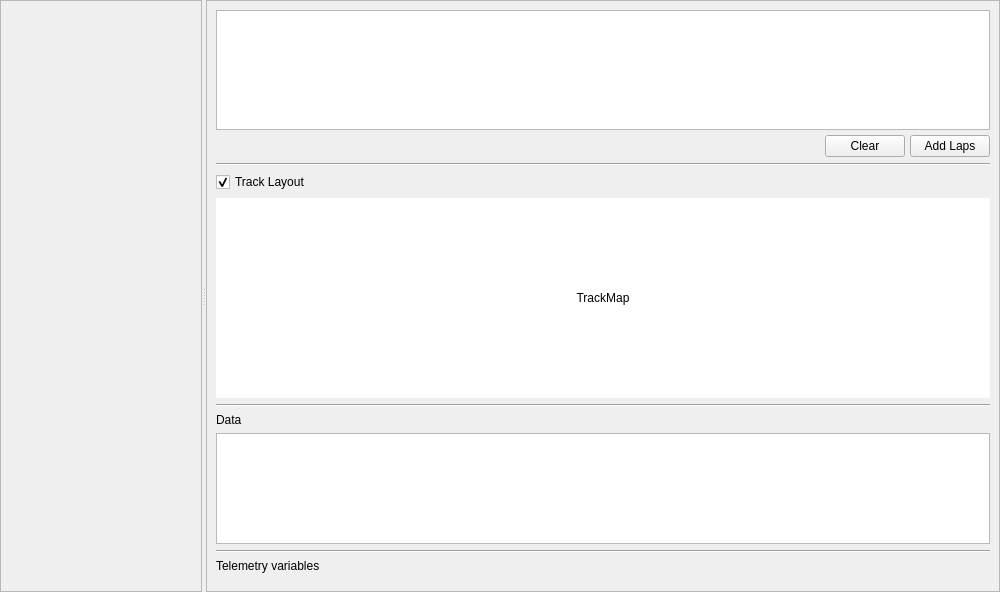
<?xml version="1.0" encoding="UTF-8"?>
<ui version="4.0">
 <class>CompareTelemetryWidget</class>
 <widget class="QWidget" name="CompareTelemetryWidget">
  <property name="geometry">
   <rect>
    <x>0</x>
    <y>0</y>
    <width>1000</width>
    <height>592</height>
   </rect>
  </property>
  <property name="windowTitle">
   <string>Form</string>
  </property>
  <layout class="QVBoxLayout" name="verticalLayout">
   <property name="leftMargin">
    <number>0</number>
   </property>
   <property name="topMargin">
    <number>0</number>
   </property>
   <property name="rightMargin">
    <number>0</number>
   </property>
   <property name="bottomMargin">
    <number>0</number>
   </property>
   <item>
    <widget class="QSplitter" name="splitter">
     <property name="orientation">
      <enum>Qt::Horizontal</enum>
     </property>
     <widget class="QWidget" name="graphAreaWidget" native="true">
      <property name="sizePolicy">
       <sizepolicy hsizetype="Expanding" vsizetype="Preferred">
        <horstretch>0</horstretch>
        <verstretch>0</verstretch>
       </sizepolicy>
      </property>
      <layout class="QVBoxLayout" name="graphAreaLayout">
       <property name="leftMargin">
        <number>0</number>
       </property>
       <property name="topMargin">
        <number>0</number>
       </property>
       <property name="rightMargin">
        <number>0</number>
       </property>
       <property name="bottomMargin">
        <number>0</number>
       </property>
       <item>
        <widget class="QScrollArea" name="scrollArea">
         <property name="widgetResizable">
          <bool>true</bool>
         </property>
         <widget class="QWidget" name="scrollAreaWidgetContents">
          <property name="geometry">
           <rect>
            <x>0</x>
            <y>0</y>
            <width>197</width>
            <height>590</height>
           </rect>
          </property>
          <layout class="QVBoxLayout" name="verticalLayout_4">
           <property name="leftMargin">
            <number>0</number>
           </property>
           <property name="topMargin">
            <number>0</number>
           </property>
           <property name="rightMargin">
            <number>0</number>
           </property>
           <property name="bottomMargin">
            <number>0</number>
           </property>
           <item>
            <layout class="QVBoxLayout" name="graphLayout">
             <property name="spacing">
              <number>0</number>
             </property>
            </layout>
           </item>
          </layout>
         </widget>
        </widget>
       </item>
      </layout>
     </widget>
     <widget class="QFrame" name="frame">
      <property name="frameShape">
       <enum>QFrame::StyledPanel</enum>
      </property>
      <property name="frameShadow">
       <enum>QFrame::Raised</enum>
      </property>
      <layout class="QVBoxLayout" name="verticalLayout_2">
       <property name="spacing">
        <number>6</number>
       </property>
       <item>
        <layout class="QVBoxLayout" name="verticalLayout_3">
         <property name="spacing">
          <number>5</number>
         </property>
         <item>
          <widget class="QTableView" name="lapsTableView">
           <property name="sizePolicy">
            <sizepolicy hsizetype="Expanding" vsizetype="Minimum">
             <horstretch>0</horstretch>
             <verstretch>0</verstretch>
            </sizepolicy>
           </property>
           <property name="maximumSize">
            <size>
             <width>16777215</width>
             <height>120</height>
            </size>
           </property>
           <property name="selectionMode">
            <enum>QAbstractItemView::SingleSelection</enum>
           </property>
           <property name="selectionBehavior">
            <enum>QAbstractItemView::SelectRows</enum>
           </property>
           <property name="showGrid">
            <bool>false</bool>
           </property>
           <property name="wordWrap">
            <bool>false</bool>
           </property>
           <attribute name="horizontalHeaderVisible">
            <bool>false</bool>
           </attribute>
           <attribute name="horizontalHeaderStretchLastSection">
            <bool>false</bool>
           </attribute>
           <attribute name="verticalHeaderVisible">
            <bool>false</bool>
           </attribute>
           <attribute name="verticalHeaderDefaultSectionSize">
            <number>24</number>
           </attribute>
          </widget>
         </item>
         <item>
          <layout class="QHBoxLayout" name="horizontalLayout">
           <item>
            <spacer name="horizontalSpacer">
             <property name="orientation">
              <enum>Qt::Horizontal</enum>
             </property>
             <property name="sizeHint" stdset="0">
              <size>
               <width>40</width>
               <height>10</height>
              </size>
             </property>
            </spacer>
           </item>
           <item>
            <widget class="QPushButton" name="btnClear">
             <property name="text">
              <string>Clear</string>
             </property>
            </widget>
           </item>
           <item>
            <widget class="QPushButton" name="btnAddLaps">
             <property name="text">
              <string>Add Laps</string>
             </property>
            </widget>
           </item>
          </layout>
         </item>
        </layout>
       </item>
       <item>
        <widget class="Line" name="line">
         <property name="orientation">
          <enum>Qt::Horizontal</enum>
         </property>
        </widget>
       </item>
       <item>
        <widget class="QWidget" name="trackWidget" native="true">
         <layout class="QVBoxLayout" name="verticalLayout_7">
          <property name="leftMargin">
           <number>0</number>
          </property>
          <property name="topMargin">
           <number>0</number>
          </property>
          <property name="rightMargin">
           <number>0</number>
          </property>
          <property name="bottomMargin">
           <number>0</number>
          </property>
          <item>
           <widget class="QCheckBox" name="checkTrackLayout">
            <property name="text">
             <string>Track Layout</string>
            </property>
            <property name="checked">
             <bool>true</bool>
            </property>
           </widget>
          </item>
          <item>
           <widget class="QLabel" name="lblTrackMap">
            <property name="sizePolicy">
             <sizepolicy hsizetype="Preferred" vsizetype="Fixed">
              <horstretch>0</horstretch>
              <verstretch>0</verstretch>
             </sizepolicy>
            </property>
            <property name="minimumSize">
             <size>
              <width>0</width>
              <height>200</height>
             </size>
            </property>
            <property name="styleSheet">
             <string notr="true">background-color: white</string>
            </property>
            <property name="text">
             <string>TrackMap</string>
            </property>
            <property name="alignment">
             <set>Qt::AlignCenter</set>
            </property>
           </widget>
          </item>
          <item>
           <widget class="Line" name="line_3">
            <property name="orientation">
             <enum>Qt::Horizontal</enum>
            </property>
           </widget>
          </item>
         </layout>
        </widget>
       </item>
       <item>
        <widget class="QWidget" name="lapInfo" native="true">
         <property name="sizePolicy">
          <sizepolicy hsizetype="Preferred" vsizetype="Expanding">
           <horstretch>0</horstretch>
           <verstretch>0</verstretch>
          </sizepolicy>
         </property>
         <layout class="QVBoxLayout" name="verticalLayout_6">
          <property name="leftMargin">
           <number>0</number>
          </property>
          <property name="topMargin">
           <number>0</number>
          </property>
          <property name="rightMargin">
           <number>0</number>
          </property>
          <property name="bottomMargin">
           <number>0</number>
          </property>
          <item>
           <widget class="QLabel" name="lblDataName">
            <property name="text">
             <string>Data</string>
            </property>
           </widget>
          </item>
          <item>
           <widget class="QTreeWidget" name="infoTreeWidget">
            <property name="alternatingRowColors">
             <bool>true</bool>
            </property>
            <property name="uniformRowHeights">
             <bool>true</bool>
            </property>
            <property name="columnCount">
             <number>2</number>
            </property>
            <attribute name="headerVisible">
             <bool>false</bool>
            </attribute>
            <column>
             <property name="text">
              <string notr="true">1</string>
             </property>
            </column>
            <column>
             <property name="text">
              <string notr="true">2</string>
             </property>
            </column>
           </widget>
          </item>
         </layout>
        </widget>
       </item>
       <item>
        <widget class="Line" name="line_2">
         <property name="orientation">
          <enum>Qt::Horizontal</enum>
         </property>
        </widget>
       </item>
       <item>
        <widget class="QWidget" name="variablesWidget" native="true">
         <property name="sizePolicy">
          <sizepolicy hsizetype="Preferred" vsizetype="Preferred">
           <horstretch>0</horstretch>
           <verstretch>0</verstretch>
          </sizepolicy>
         </property>
         <layout class="QVBoxLayout" name="verticalLayout_5">
          <property name="leftMargin">
           <number>0</number>
          </property>
          <property name="topMargin">
           <number>0</number>
          </property>
          <item>
           <widget class="QLabel" name="label">
            <property name="sizePolicy">
             <sizepolicy hsizetype="Preferred" vsizetype="Fixed">
              <horstretch>0</horstretch>
              <verstretch>0</verstretch>
             </sizepolicy>
            </property>
            <property name="text">
             <string>Telemetry variables</string>
            </property>
           </widget>
          </item>
          <item>
           <layout class="QGridLayout" name="variableLayout">
            <property name="horizontalSpacing">
             <number>40</number>
            </property>
           </layout>
          </item>
         </layout>
        </widget>
       </item>
      </layout>
     </widget>
    </widget>
   </item>
  </layout>
 </widget>
 <resources/>
 <connections>
  <connection>
   <sender>checkTrackLayout</sender>
   <signal>toggled(bool)</signal>
   <receiver>lblTrackMap</receiver>
   <slot>setVisible(bool)</slot>
   <hints>
    <hint type="sourcelabel">
     <x>250</x>
     <y>193</y>
    </hint>
    <hint type="destinationlabel">
     <x>301</x>
     <y>263</y>
    </hint>
   </hints>
  </connection>
 </connections>
</ui>
